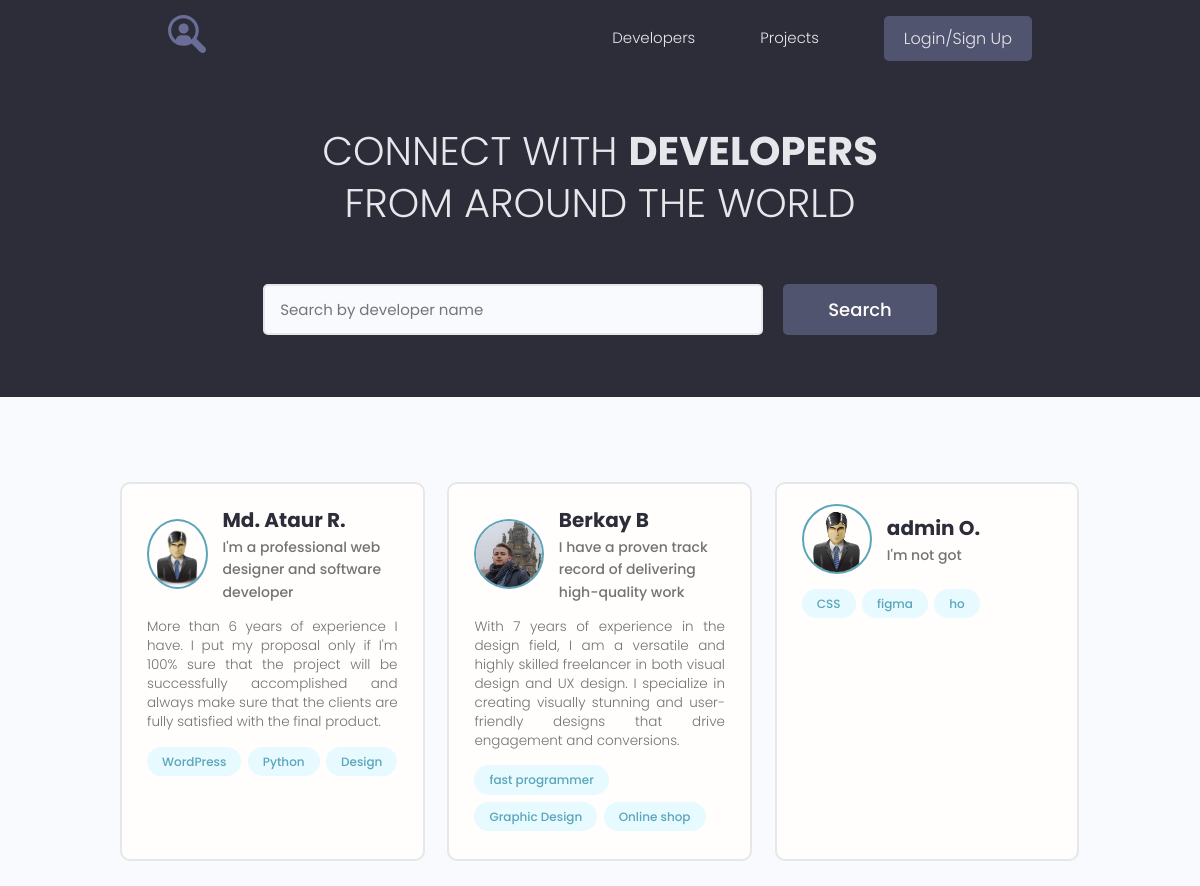
The page / on the database its author committed.
### users/models.py (models this page shows, shortened)
class Profile(models.Model):
    user = models.OneToOneField(User, on_delete=models.CASCADE, blank=True, null=True)
    name = models.CharField(max_length=200, blank=True, null=True)
    email = models.EmailField(max_length=500, blank=True, null=True)
    username = models.CharField(max_length=200, blank=True, null=True)
    short_info = models.CharField(max_length=200, blank=True, null=True)
    bio = models.TextField(blank=True, null=True)
    image = models.ImageField(upload_to='profiles/', blank=True, null=True, default='profiles/user-default.png')
    social_github = models.CharField(max_length=200, blank=True, null=True)
    social_youtube = models.CharField(max_length=200, blank=True, null=True)
    social_website = models.CharField(max_length=200, blank=True, null=True)
    created = models.DateTimeField(auto_now_add=True)

class Skill(models.Model):
    owner = models.ForeignKey(Profile, on_delete=models.CASCADE, blank=True, null=True)
    name = models.CharField(max_length=200, blank=True, null=True)
    description = models.TextField(blank=True, null=True)
    created = models.DateTimeField(auto_now_add=True)
    def __str__(self):
        return self.name

### users/views.py (the view)
# urls.py: path('', views.profiles, name='profiles'),
def profiles(request):
    profs, search_query = search_profiles(request)
    context = {'profiles': profs, 'search_query': search_query}
    return render(request, 'users/index.html', context)

### users/utils.py (called while the page is built)
def search_profiles(request):
    search_query = request.GET.get('search_query') if request.GET.get('search_query') else ''
    skills = Skill.objects.filter(name__iexact=search_query)
    profs = Profile.objects.distinct().filter(Q(name__icontains=search_query) |
                                              Q(short_info__icontains=search_query) |
                                              Q(skill__in=skills))
    return profs, search_query

### users/templates/users/index.html (shortened to what this page needs)
{% extends 'projects/base.html' %}
{% block content %}
    <main class="home">
        <section class="hero-section text-center">
            <div class="container container--narrow">
                <div class="hero-section__box">
                    <h2>CONNECT WITH <span>DEVELOPERS</span></h2>
                    <h2>FROM AROUND THE WORLD</h2>
                </div>
                <div class="hero-section__search">
                    <form class="form" action="{% url 'profiles' %}" method="get">
                        <div class="form__field">
                            <input class="input input--text" id="formInput#search" type="text" name="search_query"
                                   value="{{ search_query }}"
                                   placeholder="Search by developer name"/>
                        </div>
                        <input class="btn btn--sub btn--lg" type="submit" value="Search"/>
                    </form>
                </div>
            </div>
        </section>
        <section class="devlist">
            <div class="container">
                <div class="grid grid--three">
                    {% for profile in profiles %}
                        <div class="column card">
                            <div class="dev">
                                <a href="{% url 'user_profile' profile.id %}" class="card__body">
                                    <div class="dev__profile">
                                        <img class="avatar avatar--md"
                                             src="{{ profile.image.url }}" alt="image"/>
                                        <div class="dev__meta">
                                            <h3>{{ profile.name }}</h3>
                                            <h5>{{ profile.short_info }}</h5>
                                        </div>
                                    </div>
                                    <p class="dev__info">
                                        {{ profile.bio }}
                                    </p>
                                    <div class="dev__skills">
                                        {% for skill in profile.skill_set.all|slice:"3" %}
                                            <span class="tag tag--pill tag--main">
                                            <small>{{ skill }}</small></span>
                                        {% endfor %}
                                    </div>
                                </a>
                            </div>
                        </div>
                    {% endfor %}
                </div>
            </div>
        </section>
    </main>
{% endblock %}

### projects/templates/projects/base.html (shortened to what this page needs)
<!DOCTYPE html>
{% load static %}
<html lang="en">
<head>
    <link rel="stylesheet" href="https://maxcdn.bootstrapcdn.com/font-awesome/4.5.0/css/font-awesome.min.css">
    <link rel="stylesheet" href="{% static 'uikit/styles/uikit.css' %}"/>
    <link rel="stylesheet" href="{% static 'styles/app.css' %}"/>
</head>
<body>
{% include 'projects/navbar.html' %}
{% block content %}
{% endblock %}
</body>
</html>

### projects/templates/projects/navbar.html (shortened to what this page needs)
{% load static %}
<header class="header">
    <div class="container container--narrow">
        <a href="{% url 'profiles' %}" class="header__logo">
            <img src="{% static 'images/logo.svg' %}" alt="DevSearch Logo"/>
        </a>
        <nav class="header__nav">
            <ul class="header__menu">
                <li class="header__menuItem"><a href="{% url 'profiles' %}">Developers</a></li>
                <li class="header__menuItem"><a href="{% url 'projects' %}">Projects</a></li>
                {% if request.user.is_authenticated %}
                    <li class="header__menuItem"><a href="{% url 'inbox' %}">Inbox</a></li>
                    <li class="header__menuItem"><a href="{% url 'account' %}">Account</a></li>
                    <li class="header__menuItem"><a href="{% url 'create-project' %}">Add Project</a></li>
                    <li class="header__menuItem"><a href="{% url 'logout' %}" class="btn btn--sub">Logout</a></li>
                {% else %}
                    <li class="header__menuItem"><a href="{% url 'login' %}" class="btn btn--sub">Login/Sign Up</a></li>
                {% endif %}
            </ul>
        </nav>
    </div>
</header>

### projects/static/styles/app.css (style rules this page uses)
:root { --color-sub: #2d2d39; }
.btn--sub { background-color: var(--color-sub-light); }
.card { border: 2px solid var(--color-light); }
img { width: 100%; }
.header { position: sticky; z-index: 111; background-color: var(--color-sub); padding: 1.5rem 0; }
.header > .container { display: flex; justify-content: space-between; align-items: center; }
.header__logo > img { height: 3.8rem; }
.header__nav > ul { display: inline-flex; align-items: center; list-style: none; gap: 6.5rem; }
.header__menuItem > a { color: var(--color-light); font-weight: 300; }
.hero-section { height: 40vh; display: flex; align-items: center; background-color: var(--color-sub); }
.hero-section__box { margin-bottom: 4rem; }
.hero-section__box > h2, .hero-section__box > h2 > span { font-size: 4rem; color: var(--color-light); line-height: 1.3; text-transform: uppercase; }
.hero-section__box > h2 { font-weight: 300; }
.hero-section__box > h2 > span { font-weight: 700; }
.hero-section__search > .form { display: flex; align-items: center; justify-content: center; gap: 2rem; }
.hero-section__search > .form input.input--text { width: 50rem; }
.devlist { margin-top: 8rem; }
.devlist .grid { align-items: stretch; }
.devlist .dev .dev__profile { display: flex; align-items: center; gap: 1.5rem; }
.devlist .dev .dev__meta h3 { color: var(--color-sub); font-size: 2rem; font-weight: 700; }
.devlist .dev .dev__meta h5 { color: var(--color-text); font-size: 1.4rem; font-weight: 500; }
.devlist .dev .dev__info { margin: 1.5rem 0; font-size: 1.35rem; line-height: 1.4; text-align: justify; }

### projects/static/uikit/styles/modules/_variables.css (style rules this page uses)
:root { --color-main: #5aa5b9; --color-main-light: #e6faff; --color-sub: #3f4156; --color-sub-light: #51546e; --color-sub-lighter: #ededfd; --color-text: #737373; --color-gray: #8b8b8b; --color-light: #e5e7eb; --color-light-gray: #767676; --color-bg: #f8fafd; --color-white: #fffefd; --color-white-light: #f3f3f3; --color-success: #359e64; --color-success-bg: #def8e8; --color-error: #fc4b0b; --color-error-bg: #fff2ee; --font-base: 'Poppins', arial, helvetica, 'Segoe UI', roboto, ubuntu, sans-serif; --font-monospace: 'Fira Code', 'Courier New', courier, monospace; --font-regular: 300; --font-medium: 500; --font-bold: 700; --generic-shadow: 1px 1px 5px #00000010; --generic-transition: all 0.3s ease-in-out; }

### projects/static/uikit/styles/modules/_base.css (style rules this page uses)
* { margin: 0; padding: 0; box-sizing: border-box; text-rendering: optimizeLegibility; color: inherit; font-size: inherit; }
html { font-size: 50%; }
@media only screen and (min-width: 480px) { html { font-size: 56.25%; } }
@media only screen and (min-width: 1200px) { html { font-size: 62.5%; } }
body { line-height: 1.6; font-weight: 400; font-size: 1.5rem; color: var(--color-text); background-color: var(--color-bg); min-height: 100vh; }

### projects/static/uikit/styles/modules/_typography.css (style rules this page uses)
* { font-family: var(--font-base); }
h2 { font-size: 3.6rem; font-weight: var(--font-bold); }
h3 { font-size: 3.2rem; font-weight: var(--font-medium); }
h5 { font-size: 2.4rem; font-weight: var(--font-medium); }
h5, h6 { font-weight: var(--font-regular); }
p, span, strong { font-size: 1.6rem; color: var(--color-text); font-weight: var(--font-regular); }
a { padding-bottom: 2px; text-decoration: none; display: inline-block; color: var(--color-main); font-weight: var(--font-medium); }

### projects/static/uikit/styles/modules/_utilities.css (style rules this page uses)
.container { width: 92%; max-width: 165rem; margin: 0 auto; box-sizing: border-box; }
.container--narrow { width: 92%; max-width: 120rem; }
@media screen and (min-width: 1000px) { .container { width: 90%; } }
@media screen and (min-width: 1000px) { .container--narrow { width: 85%; } }
@media screen and (min-width: 1200px) { .container { width: 80%; } }
@media screen and (min-width: 1200px) { .container--narrow { width: 72%; } }
.text-center { text-align: center; }

### projects/static/uikit/styles/modules/_avatar.css (style rules this page uses)
.avatar { border-radius: 50%; border: 2px solid var(--color-main); object-fit: cover; }
.avatar--md { height: 7rem; width: 7rem; }

### projects/static/uikit/styles/modules/_button.css (style rules this page uses)
.btn { display: inline-block; position: relative; cursor: pointer; background-color: var(--color-light); font-weight: var(--font-medium); color: var(--color-sub); text-decoration: none; padding: 1rem 2rem; border-radius: 0.5rem; border: none; width: -webkit-fit-content; width: -moz-fit-content; width: fit-content; height: -webkit-fit-content; height: -moz-fit-content; height: fit-content; font-size: 1.6rem; outline-width: 0; outline-color: transparent; -webkit-backface-visibility: hidden; backface-visibility: hidden; transition: all 0.3s ease-in-out; }
.btn--sub { background-color: var(--color-sub); color: var(--color-white); }
.btn--lg { font-size: 1.8rem; padding: 1.2rem 4.5rem; }

### rows shown on the page
Profile: image (placeholder picture), name "Md. Ataur R.", short_info "I'm a professional web designer and software developer", bio "More than 6 years of experience I have. I put my proposal only if I'm 100% sure that the project will be successfully accomplished and always make sure that the clients are fully satisfied with the final product."
Skill: name "WordPress"
Skill: name "Python"
Skill: name "Design"
Profile: image (picture), name "Berkay B", short_info "I have a proven track record of delivering high-quality work", bio "With 7 years of experience in the design field, I am a versatile and highly skilled freelancer in both visual design and UX design. I specialize in creating visually stunning and user-friendly designs that drive engagement and conversions."
Skill: name "fast programmer"
Skill: name "Graphic Design"
Skill: name "Online shop"
Profile: image (placeholder picture), name "admin O.", short_info "I'm not got"
Skill: name "CSS"
Skill: name "figma"
Skill: name "ho"
